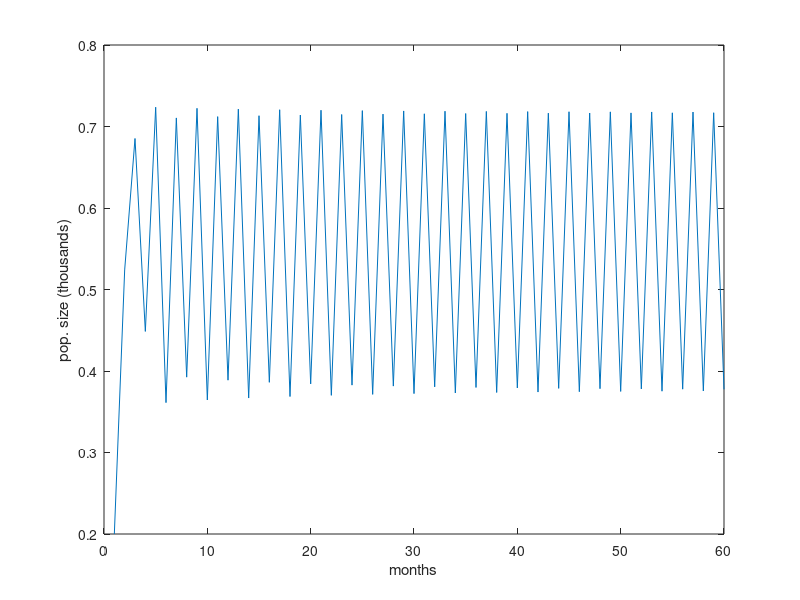

This figure's MATLAB source:
% rabbit population growth
% bound by carrying capacity
nMax = 60; % length of sim
r = 2.43; % max growth rate
K = 0.6; % carrying capacity

x = zeros(nMax,1); % thousands of rabbits
x(1,:) = [0.2]; % initial population

xdot = @(x,r,K) x + r*(1 - x./K).*x; 

for n=2:nMax
    
    x(n,:) = xdot(x(n-1,:),r,K);
    
end % finished loop

% THE MODEL ^
% ------------------------------------------
% THE BEHAVIOR / THE OUTPUT ? 

figure(1); 
plot(x);
ylabel('pop. size (thousands)')
xlabel('months')